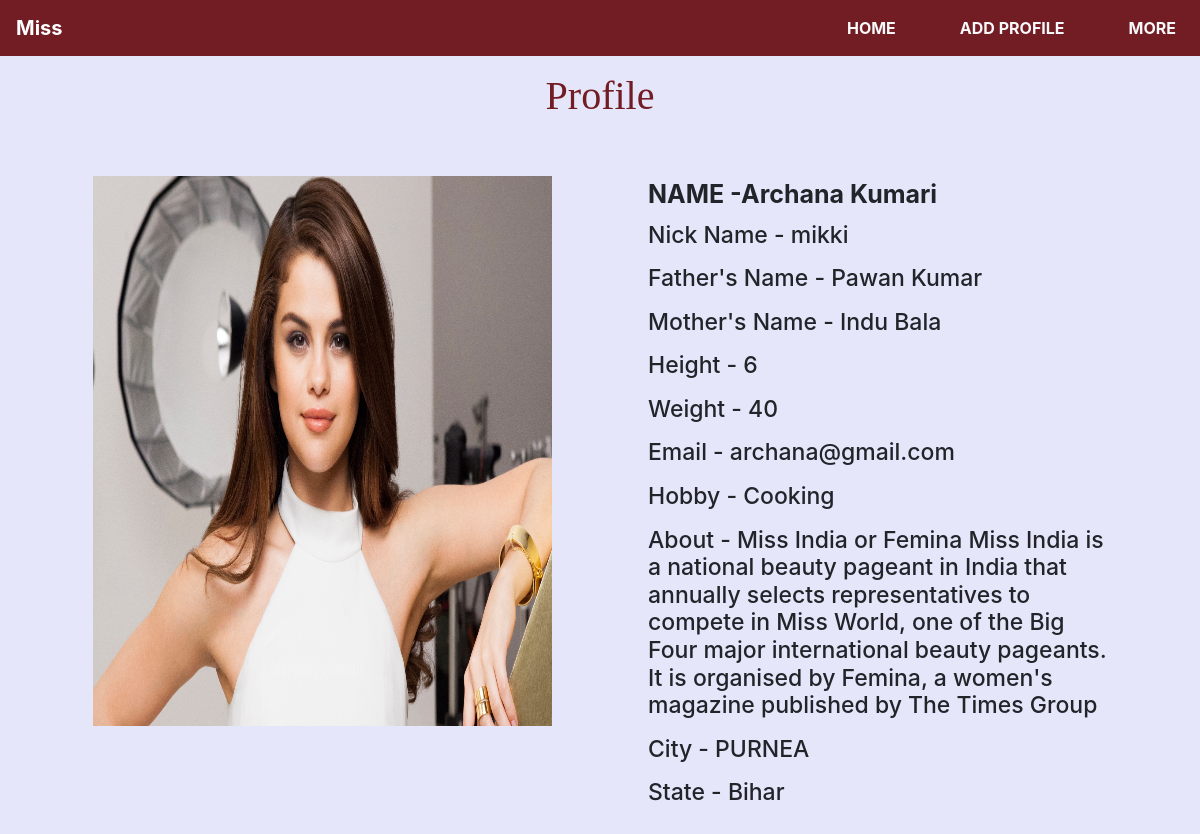
Screenshot of /profile_view/2 with the database file from the repository.
### poll/models.py (models this page shows, shortened)
class Contestant(models.Model):
    first_name = models.CharField(max_length=200)
    last_name = models.CharField(max_length=200)
    nick_name = models.CharField(max_length=200, default=None)
    fathers_name = models.CharField(max_length=200)
    mothers_name = models.CharField(max_length=200)
    contact = models.IntegerField(default=0)
    image = models.ImageField(upload_to="pic/")
    email = models.EmailField(unique=True)
    password = models.CharField(max_length=200)
    dob = models.DateField()
    height = models.IntegerField(default=0)
    weight = models.IntegerField(default=0)
    about = models.TextField(max_length=2000)
    hobby = models.CharField(max_length=1000)
    city = models.ForeignKey(City, on_delete=models.CASCADE, default=None)
    state = models.ForeignKey(State, on_delete=models.CASCADE, default=None)

class City(models.Model):
    city_name = models.CharField(max_length=200)
    state_name = models.ForeignKey(State, on_delete=models.CASCADE)
    def __str__(self):
        return self.city_name

class State(models.Model):
    state_name = models.CharField(max_length=200)
    def __str__(self):
        return self.state_name

### poll/views.py (the view)
# urls.py: path('profile_view/<int:id>', views.profile_view, name="profile_view"),
def profile_view(r, id):
    return render(r, 'contestnt/view.html', {
        'contestants': Contestant.objects.get(pk=id),
    })

### templates/contestnt/view.html (shortened to what this page needs)
{% extends 'contestnt/index.html' %}
{% block container %}
    <div class="container">
     <div class="col-lg-12">
         <h1 class="text-center mt-3" style="color: #721c24; font-family: 'Lucida Fax'">Profile</h1>
         <div class="row">
             <div class="col-lg-6 p-5">
                    <img src="{{ contestants.image.url }}" alt="" width="100%" height="550px">
             </div>
             <div class="col-lg-6 p-5">
                 <label for=""><strong style="font-size: 25px">NAME -{{ contestants.first_name }} {{ contestants.last_name }}</strong></label><br>
                 <label for=""><h6 style="font-size: 23px">Nick Name - {{ contestants.nick_name }}</h6></label><br>
                 <label for=""><h6 style="font-size: 23px">Father's Name - {{ contestants.fathers_name }}</h6></label>
                 <label for=""><h6 style="font-size: 23px">Mother's Name - {{ contestants.mothers_name }}</h6></label><br>
                 <label for=""><h6 style="font-size: 23px">Height -      {{ contestants.height }}</h6></label><br>
                 <label for=""><h6 style="font-size: 23px">Weight -      {{ contestants.weight }}</h6></label><br>
                 <label for=""><h6 style="font-size: 23px">Email -      {{ contestants.email }}</h6></label><br>
                 <label for=""><h6 style="font-size: 23px">Hobby -      {{ contestants.hobby }}</h6></label><br>
                 <label for=""><h6 style="font-size: 23px;">About -      {{ contestants.about }}</h6></label><br>
                 <label for=""><h6 style="font-size: 23px">City -      {{ contestants.city }}</h6></label><br>
                 <label for=""><h6 style="font-size: 23px">State -      {{ contestants.state }}</h6></label>
             </div>
         </div>
     </div>
    </div>
{% endblock %}

### rows the page displays
Contestant: image (picture), first_name "Archana", last_name "Kumari", nick_name "mikki", fathers_name "Pawan Kumar", mothers_name "Indu Bala", height "6", weight "40", email "archana@gmail.com", hobby "Cooking", about "Miss India or Femina Miss India is a national beauty pageant in India that annually selects representatives to compete in Miss World, one of the Big Four major international beauty pageants. It is organised by Femina, a women's magazine published by The Times Group", city "PURNEA", state "Bihar"
